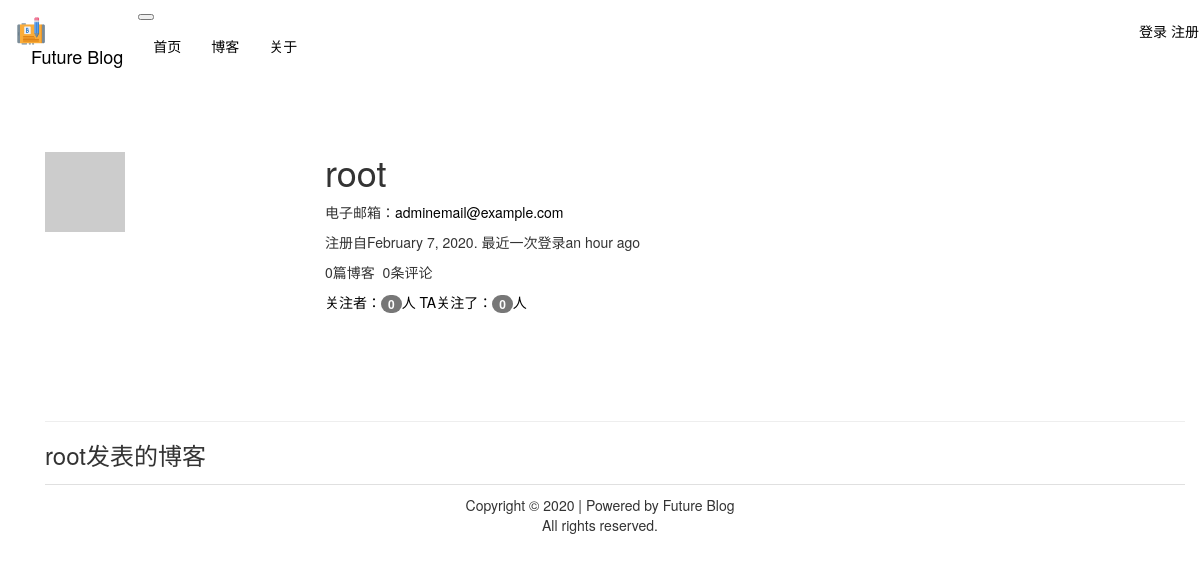
Screenshot of /user/root/ with the database file from the repository.
### app/main/models.py (models this page shows, shortened)
class User(UserMixin, db.Model):
    __tablename__ = 'users'
    id = db.Column(db.Integer, primary_key=True)
    email = db.Column(db.String(64), unique=True, index=True)
    username = db.Column(db.String(64), unique=True, index=True)
    role_id = db.Column(db.Integer, db.ForeignKey('roles.id'))
    password_hash = db.Column(db.String(128))
    name = db.Column(db.String(64))
    location = db.Column(db.String(64))
    about_me = db.Column(db.Text())
    member_since = db.Column(db.DateTime(), default=datetime.utcnow)
    last_seen = db.Column(db.DateTime(), default=datetime.utcnow)
    avatar_hash = db.Column(db.String(32))
    dark_theme = db.Column(db.Boolean, default=False)
    posts = db.relationship('Post', backref='author', lazy='dynamic')
    followed = db.relationship('Follow', foreign_keys=[Follow.follower_id],
                                backref=db.backref('follower', lazy='joined'), lazy='dynamic',
                                cascade='all, delete-orphan')
    followers = db.relationship('Follow', foreign_keys=[Follow.followed_id],
                                backref=db.backref('followed', lazy='joined'), lazy='dynamic',
                                cascade='all, delete-orphan')
    comments = db.relationship('Comment', backref='author', lazy='dynamic')
    chat_se = db.relationship('Chat', backref='author', lazy='dynamic', foreign_keys=[Chat.author_id])
    chat_re = db.relationship('Chat', backref='reciver', lazy='dynamic', foreign_keys=[Chat.reciver_id])
    unread = db.Column(db.Integer)
    likes = db.relationship('Like', backref='author', lazy='dynamic')
    favorites = db.relationship('Favorite', backref='owner', lazy='dynamic')
    @property
    def password(self):
        raise AttributeError('password is not a readable attribute')
    def gravatar(self, size=100, default='identicon', rating='g'):
        if request.is_secure:
            url = 'https://secure.gravatar.com/avatar'
        else:
            url = 'http://www.gravatar.com/avatar'
        hash = hashlib.md5(self.email.lower().encode('utf-8')).hexdigest()
        return '{url}/{hash}?s={size}&d={default}&r={rating}'.format(url=url, hash=hash, size=size,
                                                                    default=default, rating=rating)

### app/main/views.py (the view)
@main.route('/user/<username>/')
def user(username):
    user = User.query.filter_by(username=username).first()
    if user is None:
        abort(404)
    posts = user.posts.order_by(Post.timestamp.desc()).all()
    return render_template('user.html', user=user, posts=posts)

### app/main/__init__.py (called while the page is built)
@main.app_context_processor
def inject_permissions():
    return dict(Permission=Permission)

### app/main/models.py (called while the page is built)
    def can(self, permissions):
        return False

    def is_admin(self):
        return False

### blog.py (called while the page is built)
@app.before_request
def before_request():
    if current_user.is_authenticated:
        current_user.ping()

### app/templates/user.html (shortened to what this page needs)
{% extends "base.html" %}
{% block page_content %}
    <div class="page-header">
    <img class="rounded-circle profile-thumbnail" src="{{ user.gravatar(size=256) }}">
    <div class="profile-header">
    <h1>{{ user.username }}</h1>
    <p>电子邮箱：<a href="mailto:{{ user.email }}">{{ user.email }}</a></p>
    <p>
        注册自{{ moment(user.member_since).format('LL') }}.
        最近一次登录{{ moment(user.last_seen).fromNow() }}
    </p>
    <p>{{ user.posts.count() }}篇博客&nbsp; {{ user.comments.count() }}条评论</p>
    <p>
        <a href="{{ url_for('.followers', username=user.username) }}">关注者：<span class="badge badge-primary badge-pill">{{ user.followers.count() - 1 }}</span>人</a>
        <a href="{{ url_for('.followed_by', username=user.username) }}">TA关注了：<span class="badge badge-primary badge-pill">{{ user.followed.count() - 1 }}</span>人</a>
    </p>
    </div>
    </div>
    <h3>{{ user.username }}发表的博客</h3>
    {% include '_posts.html' %}
{% endblock %}

### app/static/styles.css (style rules this page uses)
.profile-thumbnail { position: absolute; }
.profile-header { min-height: 260px; margin-left: 280px; }
.page-header { padding-bottom: 9px; margin: 40px 0 20px; border-bottom: 1px solid #eee; }

### rows the page displays
User: username "root", email "adminemail@example.com", member_since "February 7, 2020", last_seen "an hour ago"

### other values shown
{{ user.posts.count() }} "0"
{{ user.comments.count() }} "0"
{{ user.followers.count() - 1 }} "0"
{{ user.followed.count() - 1 }} "0"
